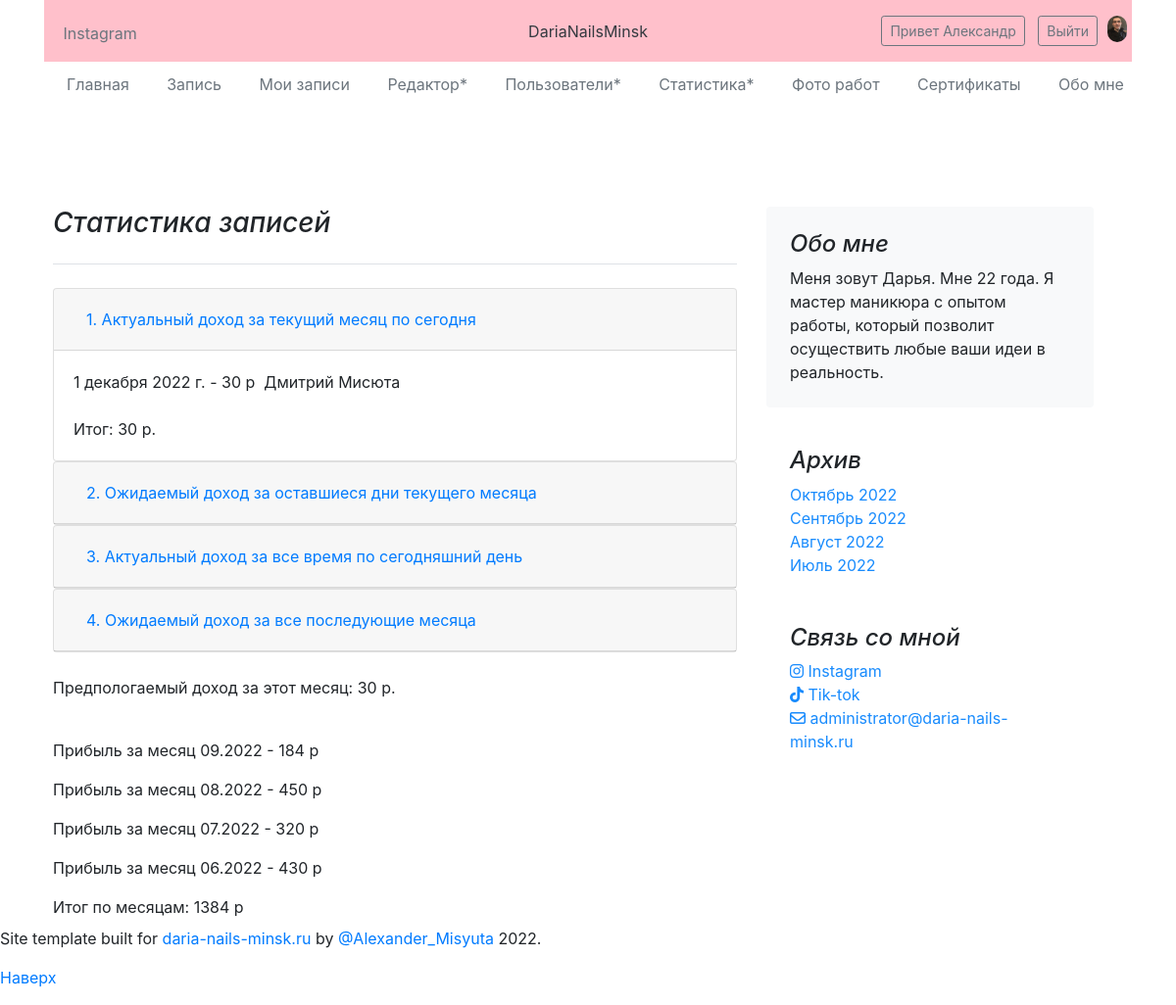
Page /statistic/ (signed in) on the committed database.
### main/models.py (models this page shows, shortened)
class CustomUser(AbstractUser):
    photo = models.ImageField(upload_to='photos/%Y/%m/%d/', verbose_name='Фото', null=True, blank=True)
    birthday = models.DateField(verbose_name='День рождения', null=True, blank=True)
    instagram = models.CharField(max_length=50, verbose_name='Инстаграм', null=True, blank=True)
    mobile = models.CharField(max_length=13, verbose_name='Телефон', null=True, blank=True)
    class Meta:
        verbose_name = 'Пользователь'
        verbose_name_plural = 'Мои пользователи'
    def get_absolute_url(self):
        return reverse('user_detail', kwargs={'pk': self.pk})

class Post(models.Model):
    title = models.CharField(max_length=255, verbose_name='Название', validators=[RegexValidator(regex=r'$', message='Model error')])
    client = models.ForeignKey('CustomUser', on_delete=models.PROTECT, verbose_name='Клиент', default=None, blank=True, null=True)
    service = models.ForeignKey('Service', on_delete=models.PROTECT, verbose_name='Доступные услуги', default=None, blank=True, null=True)
    date = models.DateField(verbose_name='Дата', default=None)
    is_active = models.BooleanField(verbose_name='Опубликовать', default=True)
    class Meta:
        verbose_name = 'Запись'
        verbose_name_plural = 'Записи на ногти'
        ordering = ['-date', 'title']

class Service(models.Model):
    title = models.CharField(max_length=255, verbose_name='Название', validators=[RegexValidator(regex=r'$', message='Model error')])
    price = models.IntegerField(default=0, verbose_name='Цена в рублях')
    class Meta:
        verbose_name = 'Услуга'
        verbose_name_plural = 'Мои услуги'
        ordering = ['id']

class ProfitForMonth(models.Model):
    title = models.CharField(max_length=100, verbose_name='Название месяца')
    profit = models.IntegerField(default=0, verbose_name='Прибыль за месяц')
    date = models.DateField(verbose_name='Дата', default=None)
    class Meta:
        verbose_name = 'Доход за месяц'
        verbose_name_plural = 'Доход за месяц'
        ordering = ['-date', 'title']

### main/views.py (the view)
# urls.py: path('statistic/', statistic, name='statistic'),
def statistic(request):
    if not request.user.is_staff:
        context = {
            'error': 'yes',
        }
        return render(request, 'main/my_works.html', context)
    else:
        today = datetime.date(datetime.now())
        year = today.year
        month = today.month
        days_in_month = calendar.monthrange(year, month)[1]
        first_day = today - timedelta(today.day-1)              # Первый день месяца
        last_day = first_day + timedelta(days_in_month-1)       # Последний день месяца
        posts_all = Post.objects.all().order_by('date')
        posts_clients = []
        for el in posts_all:
            if el.client:
                posts_clients.append(el)                        # Список записей где есть клиент
        current_profit_for_this_month_to_now = [0]
        expected_profit_for_this_remaining_month = [0]
        expected_profit_for_all_next_months = [0]
        list_for_this_month_to_now = []
        list_for_this_remaining_month = []
        list_for_all_other_months = []
        if posts_clients:
            for el in posts_clients:
                if first_day <= el.date <= today:
                    list_for_this_month_to_now.append(el)
                    current_profit_for_this_month_to_now.append(el.service.price)
            for el in posts_clients:
                if today < el.date <= last_day:
                    list_for_this_remaining_month.append(el)
                    expected_profit_for_this_remaining_month.append(el.service.price)
            for el in posts_clients:
                if el.date > last_day:
                    list_for_all_other_months.append(el)
                    expected_profit_for_all_next_months.append(el.service.price)
        profit_all = ProfitForMonth.objects.all()
        profit = 0
        for el in profit_all:
            profit += el.profit
        current_profit_for_this_month_to_now = sum(current_profit_for_this_month_to_now)
        expected_profit_for_this_remaining_month = sum(expected_profit_for_this_remaining_month)
        current_profit_to_now = current_profit_for_this_month_to_now + profit
        expected_profit_for_all_next_months = sum(expected_profit_for_all_next_months)
        month_my_work = month_my_works()
        context = {
            'title': 'Статистика',
            'title_body': 'Статистика записей',
            'month_my_work': month_my_work,
            'statistic': 'yes',
            'profit_all': profit_all,
            'profit': profit,
            'list_for_this_month_to_now': list_for_this_month_to_now,
            'current_profit_for_this_month_to_now': current_profit_for_this_month_to_now,
            'list_for_this_remaining_month': list_for_this_remaining_month,
            'expected_profit_for_this_remaining_month': expected_profit_for_this_remaining_month,
            'current_profit_to_now': current_profit_to_now,
            'list_for_all_other_months': list_for_all_other_months,
            'expected_profit_for_all_next_months': expected_profit_for_all_next_months,
        }
        return render(request, 'main/index.html', context)

### main/views.py (called while the page is built)
def month_my_works():
    month_my_work = []
    posts = MyWorks.objects.filter(is_active=True)
    for el in posts:
        d = el.date
        d = str(d).split('-')
        deadline = datetime.strptime(f'{d[0]}-{d[1]}-1', "%Y-%m-%d")
        month_my_work.append(deadline)
    month_my_work = set(month_my_work)
    month_my_work = list(month_my_work)
    month_my_work.sort(reverse=True)
    return month_my_work

### main/templates/main/index.html (shortened to what this page needs)
{% extends 'main/base.html' %}
{% load static %}
{% block body %}
<link rel="stylesheet" href="https://stackpath.bootstrapcdn.com/bootstrap/5.0.0-alpha2/css/bootstrap.min.css">
<link rel="stylesheet" href="https://cdn.jsdelivr.net/npm/bootstrap@4.6.2/dist/css/bootstrap.min.css">
{% if statistic %}
    <div id="accordion">
      <div class="card">
        <div class="card-header" id="headingOne">
          <h5 class="mb-0">
            <button class="btn btn-link" data-toggle="collapse" data-target="#collapseOne" aria-expanded="true" aria-controls="collapseOne">
              1. Актуальный доход за текущий месяц по сегодня
            </button>
          </h5>
        </div>
        <div id="collapseOne" class="collapse show" aria-labelledby="headingOne" data-parent="#accordion">
          <div class="card-body">
              {% if list_for_this_month_to_now %}
                {% for el in list_for_this_month_to_now %}
                    {{ el.date }} - {{ el.service.price }} p &nbsp;{{ el.client.first_name }} {{ el.client.last_name }}<br>
                {% endfor %}<br>
                Итог: {{ current_profit_for_this_month_to_now }} p.
              {% else %}
                У Вас не было записей
              {% endif %}
          </div>
        </div>
      </div>
      <div class="card">
        <div class="card-header" id="headingTwo">
          <h5 class="mb-0">
            <button class="btn btn-link collapsed" data-toggle="collapse" data-target="#collapseTwo" aria-expanded="false" aria-controls="collapseTwo">
              2. Ожидаемый доход за оставшиеся дни текущего месяца
            </button>
          </h5>
        </div>
      </div>
      <div class="card">
        <div class="card-header" id="headingThree">
          <h5 class="mb-0">
            <button class="btn btn-link collapsed" data-toggle="collapse" data-target="#collapseThree" aria-expanded="false" aria-controls="collapseThree">
               3. Актуальный доход за все время по сегодняшний день
            </button>
          </h5>
        </div>
      </div>
      <div class="card">
        <div class="card-header" id="headingFour">
          <h5 class="mb-0">
            <button class="btn btn-link collapsed" data-toggle="collapse" data-target="#collapseFour" aria-expanded="false" aria-controls="collapseFour">
              4. Ожидаемый доход за все последующие месяца
            </button>
          </h5>
        </div>
      </div>
        <br><p>Предпологаемый доход за этот месяц: {{ current_profit_for_this_month_to_now|add:expected_profit_for_this_remaining_month }} p.</p><br>
        {% if profit_all %}
            {% for el in profit_all %}
                <p>Прибыль за месяц {{ el.date|date:'m.Y' }} - {{ el.profit }} p</p>
            {% endfor %}
            Итог по месяцам: {{ profit }} p
        {% endif %}
    </div>
{% endif %}
{% endblock %}

### main/templates/main/base.html (shortened to what this page needs)
<!DOCTYPE html>
{% load static %}
<html lang="ru">
<head>
    <link rel="stylesheet" href="https://cdn.jsdelivr.net/npm/bootstrap@5.2.0/dist/css/bootstrap.min.css">
    <link rel="stylesheet" href="https://stackpath.bootstrapcdn.com/bootstrap/5.0.0-alpha2/css/bootstrap.min.css">
    <link rel="stylesheet" href="https://cdn.jsdelivr.net/npm/bootstrap@4.6.2/dist/css/bootstrap.min.css">
    <link href="https://getbootstrap.com/docs/5.2/dist/css/bootstrap.min.css" rel="stylesheet">
    <link href="https://getbootstrap.com/docs/5.2/examples/blog/blog.css" rel="stylesheet">
    <link rel="stylesheet" href="{% static 'main/css/style.css' %}">
    <link rel="stylesheet" href="{% static 'main/css/dropdown.css' %}">
</head>
<body>
<div class="container">
  <header class="blog-header lh-1 py-3">
    <div class="row flex-nowrap justify-content-between align-items-center">
      <div class="col-4 pt-1">
        <a class="link-secondary" href="https://www.instagram.com/daria.nails.minsk/">Instagram</a>
      </div>
      <div class="col-4 text-center">
        <a class="blog-header-logo text-dark" href="{% url 'home' %}">DariaNailsMinsk</a>
      </div>
      <div class="col-4 d-flex justify-content-end align-items-center">
        {% if not request.user.is_authenticated %}
          <div class="my-register">
            <a class="btn btn-sm btn-outline-secondary" href="{% url 'log_in' %}">Войти</a>&nbsp;&nbsp;
            <a class="btn btn-sm btn-outline-secondary" href="{% url 'registration' %}">Регистрация</a>
          </div>
        {% else %}
        <div class="my-register">
          {% if user.photo %}<img class="user-photo" src="{{ user.photo.url }}" align="right">&nbsp;&nbsp;&nbsp;&nbsp;{% endif %}
          <a class="btn btn-sm btn-outline-secondary" href="{{ user.get_absolute_url }}">Привет {{ user.first_name }}</a>&nbsp;&nbsp;
          <a class="btn btn-sm btn-outline-secondary" href="{% url 'logout' %}">Выйти</a>
        </div>
        {% endif %}
      </div>
    </div>
  </header>
  <div class="nav-scroller py-1 mb-2">
    <nav class="nav d-flex justify-content-between">
      <a class="p-2 link-secondary" href="{% url 'home' %}">Главная</a>
      <a class="p-2 link-secondary" href="{% url 'book_manicure' %}">Запись</a>
      <a class="p-2 link-secondary" href="{% url 'my_book' %}">Мои записи</a>
      {% if request.user.is_staff %}<a class="p-2 link-secondary" href="{% url 'create_book' %}">Редактор*</a>{% endif %}
      {% if request.user.is_staff %}<a class="p-2 link-secondary" href="{% url 'all_users' %}">Пользователи*</a>{% endif %}
      {% if request.user.is_staff %}<a class="p-2 link-secondary" href="{% url 'statistic' %}">Статистика*</a>{% endif %}
      <a class="p-2 link-secondary" href="{% url 'my_works' %}">Фото работ</a>
      <a class="p-2 link-secondary" href="{% url 'certificates' %}">Сертификаты</a>
      <a class="p-2 link-secondary" href="{% url 'about_me' %}">Обо мне</a>
    </nav>
  </div>
</div>
<main class="container">
  <div class="row mb-2">
  <div class="row g-5">
    <div class="col-md-8">
      <h3 class="pb-4 mb-4 fst-italic border-bottom">
        {{ title_body }}
      </h3>
        {% block body %}
        {% endblock %}
    </div>
    <div class="col-md-4">
      <div class="position-sticky" style="top: 2rem;">
        <div class="p-4 mb-3 bg-light rounded">
          <h4 class="fst-italic">Обо мне</h4>
          <p class="mb-0">Меня зовут Дарья. Мне 22 года. Я мастер маникюра с опытом работы, который позволит осуществить любые ваши идеи в реальность.</p>
        </div>
        <div class="p-4">
          <h4 class="fst-italic">Архив</h4>
          <ol class="list-unstyled mb-0">
              {% if month_my_work %}
                {% for el in month_my_work %}
                    <li><a href="{% url 'my_works_by_date' el|date:'Y-m-d' %}">{{ el|date:"F Y" }}</a></li>
                {% endfor %}
              {% else %}
                <p>Архив пуст</p>
              {% endif %}
          </ol>
        </div>
        <div class="p-4">
          <h4 class="fst-italic">Связь со мной</h4>
          <ol class="list-unstyled">
            <li><a href="https://www.instagram.com/daria.nails.minsk/"><i class="fa-brands fa-instagram"></i> Instagram</a></li>
            <li><a href="https://www.tiktok.com/@dariaaa_rr"><i class="fa-brands fa-tiktok"></i> Tik-tok</a></li>
            <li><i class="fa-regular fa-envelope"></i> administrator@daria-nails-minsk.ru</li>
          </ol>
        </div>
      </div>
    </div>
  </div>
</div>
</main>
<footer class="blog-footer">
  <p>Site template built for <a href="https://daria-nails-minsk.ru/">daria-nails-minsk.ru</a> by <a href="https://www.linkedin.com/in/%D1%81%D0%B0%D1%88%D0%B0-%D0%BC%D0%B8%D1%81%D1%8E%D1%82%D0%B0-637623231/">@Alexander_Misyuta</a> 2022.</p>
  <p>
    <a href="#">Наверх</a>
  </p>
</footer>
</body>
</html>

### main/static/main/css/style.css (style rules this page uses)
.blog-header { background-color: pink; }
.my-register { margin-right: 15px; }
.link-secondary { margin-left: 15px; }
.user-photo { position: relative; left: 10px; width: 20px; border-radius: 10px; }
.list-unstyled a, li { color: #188bfd; }

### main/static/main/css/dropdown.css (style rules this page uses)
.show { display:block; }

### main/templates/main/base.html (style rules this page uses)
.nav-scroller { position: relative; z-index: 2; height: 2.75rem; overflow-y: hidden; }
.nav-scroller .nav { display: flex; flex-wrap: nowrap; padding-bottom: 1rem; margin-top: -1px; overflow-x: auto; text-align: center; white-space: nowrap; -webkit-overflow-scrolling: touch; }

### rows in the picture
CustomUser: photo (picture), first_name "Александр"
Post: date "1 декабря 2022 г.", service.price "30", client.first_name "Дмитрий", client.last_name "Мисюта"
ProfitForMonth: date "09.2022", profit "184"
ProfitForMonth: date "08.2022", profit "450"
ProfitForMonth: date "07.2022", profit "320"
ProfitForMonth: date "06.2022", profit "430"

### other values in the picture
{{ title_body }} "Статистика записей"
{{ current_profit_for_this_month_to_now }} "30"
{{ profit }} "1384"
{{ el|date:"F Y" }} "Октябрь 2022" "Сентябрь 2022" "Август 2022" "Июль 2022"
